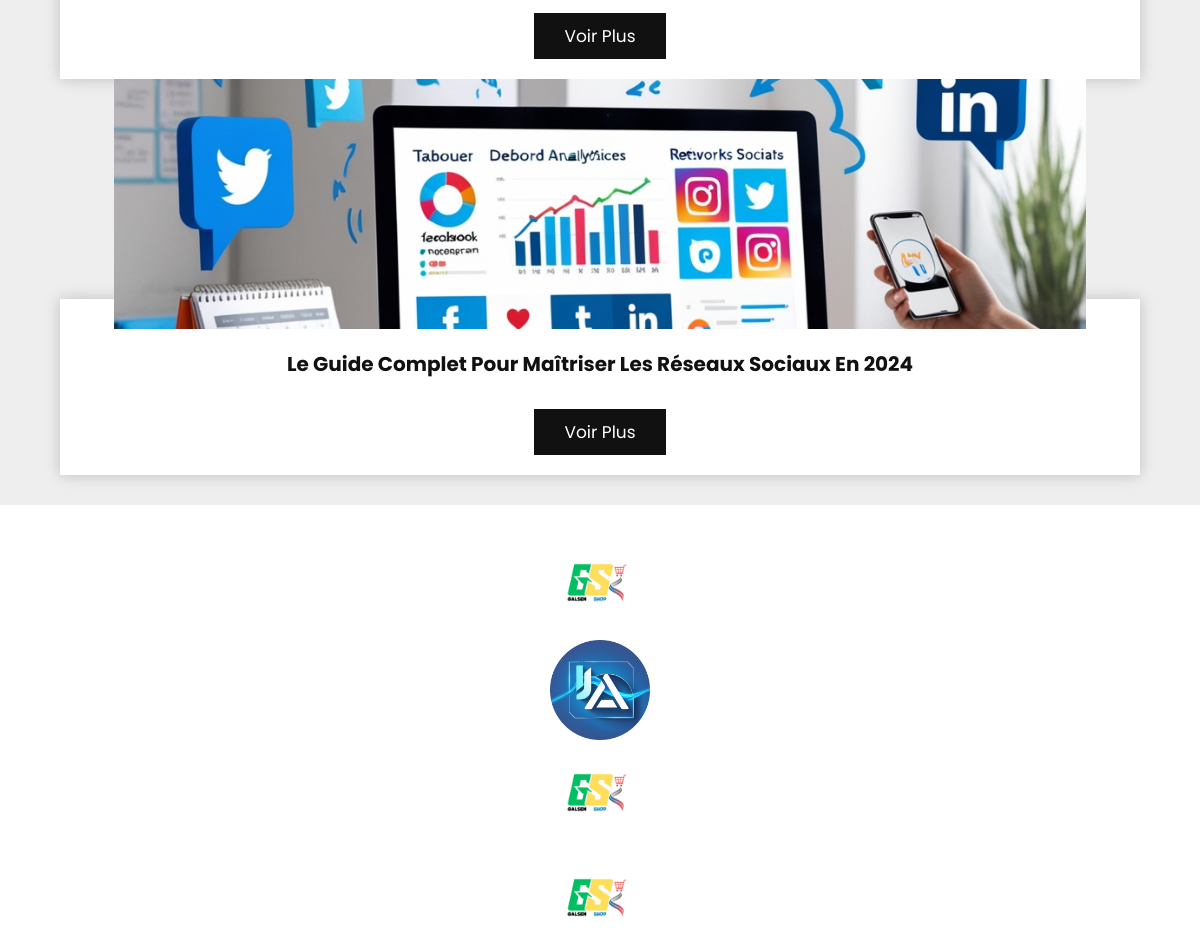
The app's page / (middle part), older data.
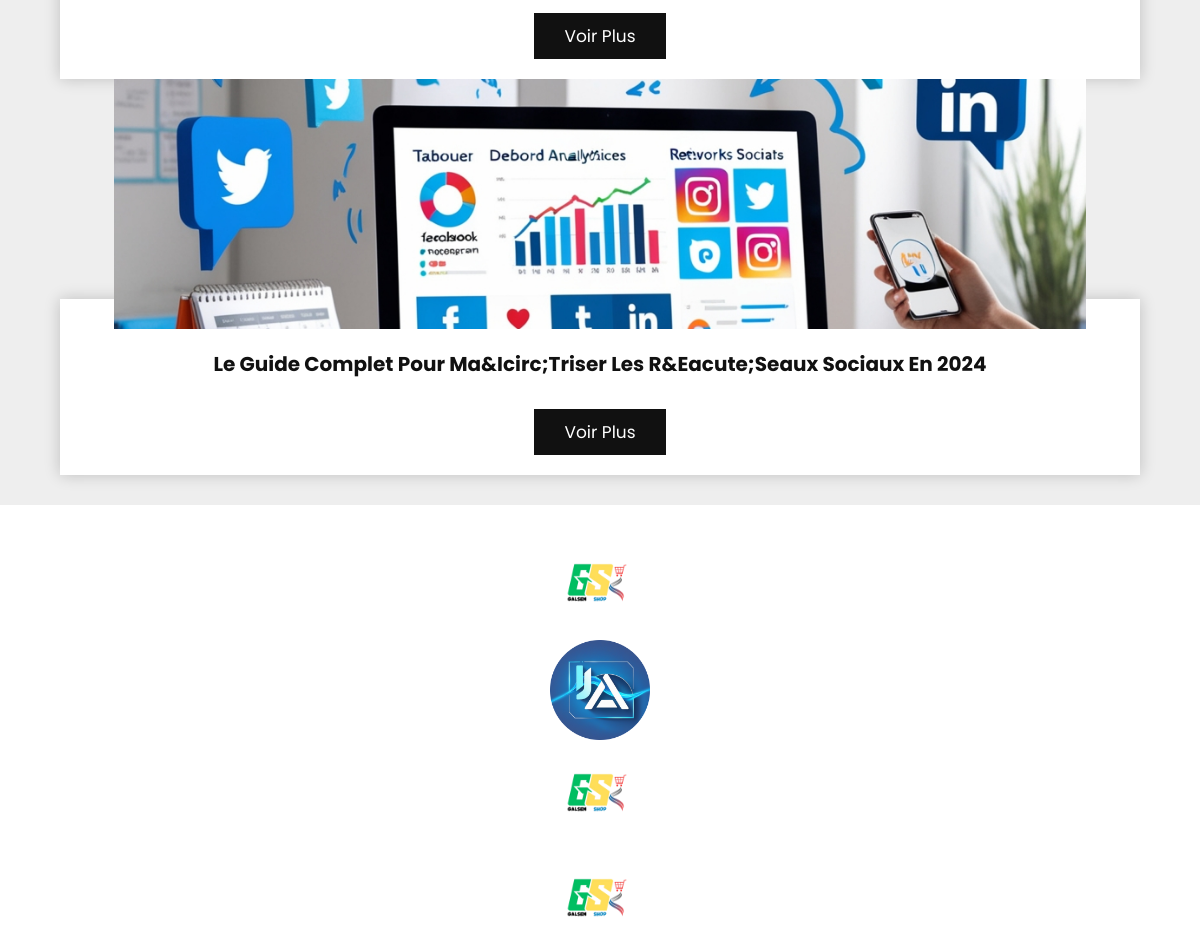
The same page, newer data.
### tech/models.py (models this page shows, shortened)
class Blogs(models.Model):
    title = models.TextField()
    content = CKEditor5Field()
    image = models.ImageField()
    date = models.DateField(auto_now_add=True)
    class Meta:
        ordering = ['date']

### tech/views.py (the view)
# urls.py: 2. Add a URL to urlpatterns:  path('', views.home, name='home')
def home(request):
    myservice = Services.objects.all()
    myrewies = Reviews.objects.all()
    myblog = Blogs.objects.all()
    myprising = Pricings.objects.all()[:3]
    myprojet = Projets.objects.all()[:3]
    context = {
        "myservice": myservice,
        "myrewies": myrewies,
        "myblog": myblog,
        "myprising": myprising,
        "myprojet": myprojet
    }
    return render(request, "solution/home.html", context,)

### tech/templates/solution/home.html (shortened to what this page needs)
{% extends 'base.html' %} {% load static %} {% block content %}
<!DOCTYPE html>
<html lang="en">
<head>
   <link rel="stylesheet" href="https://cdnjs.cloudflare.com/ajax/libs/font-awesome/5.15.4/css/all.min.css">
   <link rel="stylesheet" href="https://cdnjs.cloudflare.com/ajax/libs/lightgallery-js/1.4.0/css/lightgallery.min.css">
   <link rel="stylesheet" href="https://unpkg.com/swiper@7/swiper-bundle.min.css" />
</head>
<body>
<section class="blogs" id="blogs">
   <div class="swiper blogs-slider">
      <div class="swiper-wrapper">
         {% for blogs in myblog %}
         <div class="swiper-slide slide">
            <div class="image">
               <img src="{{ blogs.image.url }}" alt="">
            </div>
            <div class="content">
               <h3>{{blogs.title}}</h3>
               <p>{{blogs.description|truncatechars:150|safe}}</p>
               <a href="{% url 'blogdetail' blogs.title %}" class="btn">voir plus</a>
            </div>
         </div>
           {% endfor %}
      </div>
   </div>
</section>
</body>
</html>
{% endblock content %}

Row changes from the older to the newer data that the page shows:
changed Blogs: title "Le Guide Complet Pour Maîtriser Les Réseaux Sociaux En 2024" → "Le Guide Complet Pour Ma&icirc;triser Les R&eacute;seaux Sociaux En 2024"
